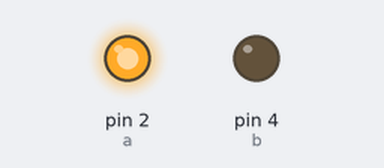
This sketch was run on a simulated Arduino Uno, built with avr-gcc and run on an emulated ATmega328P. Parts: output pins drawn as LEDs (lit = HIGH).

Above: at 0.5 s.
At 1.5 s:
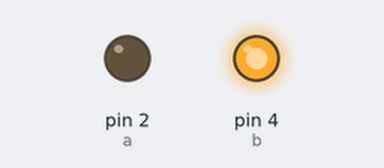
At 5.5 s:
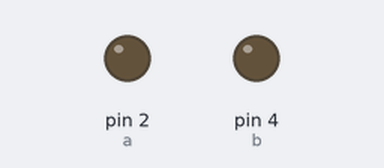
Timing chart, 0 to 6.9 s (numbered marks = the images above):
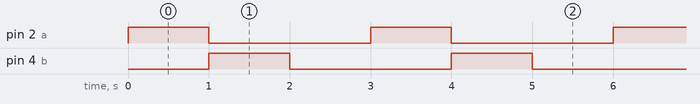

The sketch:

led_blink_arduino_code.ino
```cpp
int a=2,b=4;
void setup() {
  pinMode(a,OUTPUT);
  pinMode(b,OUTPUT);
}

void loop() {
  digitalWrite(a,HIGH);
  delay(1000);
  digitalWrite(a,LOW);
  digitalWrite(b,HIGH);
  delay(1000);
  digitalWrite(b,LOW);
  delay(1000);
}
```

Measured:
- by itself, pin 2 (a), pin 4 (b): alternates HIGH for 1.0 s and LOW for 2.0 s
- by itself, everything shown: repeats every 3.0 s, in 3 steps
